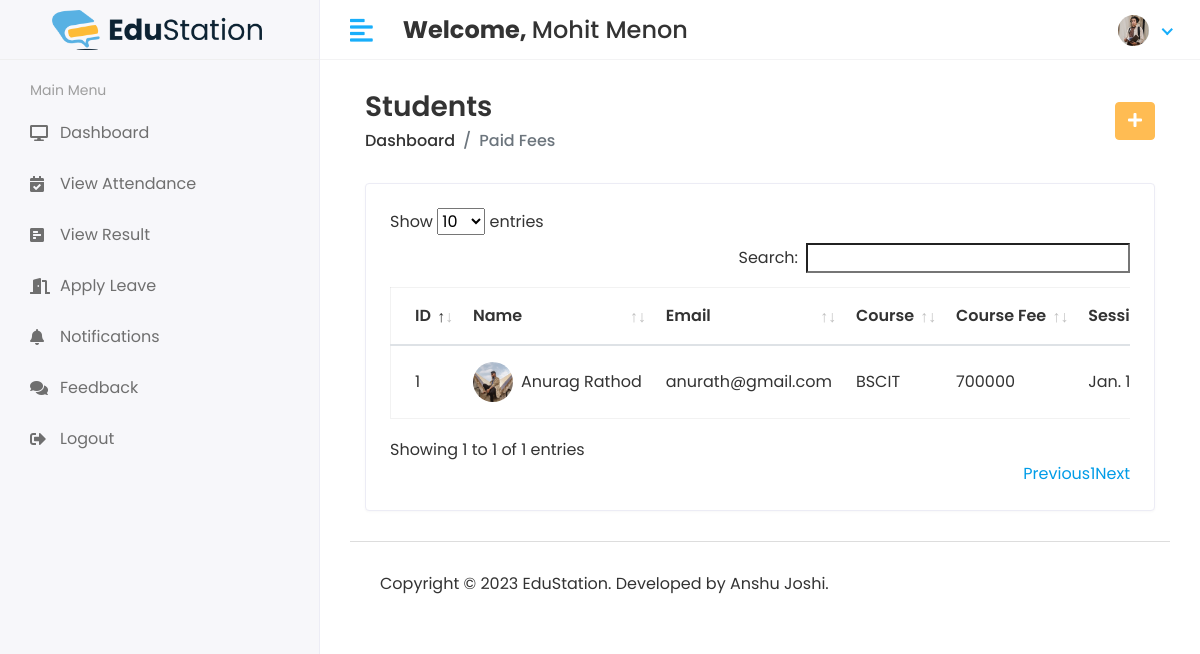
Page /HOD/Student/View_Paid (signed in) on the committed database.
### app/models.py (models this page shows, shortened)
class CustomUser(AbstractUser):
    user_type_data = (
        (1, "HOD"),
        (2, "Staff"),
        (3, "Student")
    )
    user_type = models.CharField(default=1, choices=user_type_data, max_length=10)
    profile_pic = models.ImageField(upload_to='media/profile_pic')

class Stud_Fee(models.Model):
    stud_id = models.ForeignKey(Students, on_delete=models.CASCADE, unique=True)
    fee_amount = models.IntegerField()
    fee_type = models.CharField(max_length=100)
    fee_ref = models.CharField(max_length=100)
    fee_stat = models.IntegerField(default=0)
    created_at = models.DateTimeField(auto_now_add=True)
    updated_at = models.DateTimeField(auto_now=True)

class Students(models.Model):
    id = models.AutoField(primary_key=True)
    admin = models.OneToOneField(CustomUser, on_delete=models.CASCADE)
    gender = models.CharField(max_length=50)
    address = models.TextField()
    course_id = models.ForeignKey(Courses, on_delete=models.DO_NOTHING, default=1)
    session_year_id = models.ForeignKey(SessionYearModel, on_delete=models.CASCADE)
    created_at = models.DateTimeField(auto_now_add=True)
    updated_at = models.DateTimeField(auto_now=True)
    objects = models.Manager()

class Courses(models.Model):
    id = models.AutoField(primary_key=True)
    course_name = models.CharField(max_length=255)
    course_fees = models.CharField(max_length=255)
    created_at = models.DateTimeField(auto_now_add=True)
    updated_at = models.DateTimeField(auto_now=True)
    objects = models.Manager()

class SessionYearModel(models.Model):
    id = models.AutoField(primary_key=True)
    session_start_year = models.DateField()
    session_end_year = models.DateField()
    objects = models.Manager()

### student_management_system/hodviews.py (the view)
# urls.py: path('HOD/Student/View_Paid', hodviews.VIEW_PAID, name='view_paid'),
@login_required(login_url='/')
def VIEW_PAID(request):
    fee_det = Stud_Fee.objects.all()
    context = {
        'fee_det': fee_det,
    }
    return render(request, 'hod/view_paid.html', context)

### templates/hod/view_paid.html (shortened to what this page needs)
{% extends 'base.html' %}
{% block main_content %}
<div class="content container-fluid">
               <div class="page-header">
                  <div class="row align-items-center">
                     <div class="col">
                        <h3 class="page-title">Students</h3>
                        <ul class="breadcrumb">
                           <li class="breadcrumb-item"><a href="index.html">Dashboard</a></li>
                           <li class="breadcrumb-item active">Paid Fees</li>
                        </ul>
                     </div>
                     <div class="col-auto text-right float-right ml-auto">
                        <a href="{% url 'collect_fees' %}" class="btn btn-primary"><i class="fas fa-plus"></i></a>
                     </div>
                  </div>
               </div>
               <div class="row">
                  <div class="col-sm-12">
                     <div class="card card-table">
                        <div class="card-body">
                           <div class="table-responsive">
                              <table class="table table-hover table-center mb-0 " id="table_id">
                                 <thead>
                                    <tr>
                                       <th>ID</th>
                                       <th>Name</th>
                                       <th>Email</th>
                                       <th>Course</th>
                                       <th>Course Fee</th>
                                       <th>Session</th>
                                    </tr>
                                 </thead>
                                 <tbody>
                                 {% for i in fee_det %}
                                    <tr>
                                       <td>{{i.id}}</td>
                                       <td>
                                          <h2 class="table-avatar">
                                             <a href="student-details.html" class="avatar avatar-sm mr-2"><img class="avatar-img rounded-circle" src="/{{i.stud_id.admin.profile_pic}}" alt="User Image"></a>
                                             <a href="student-details.html">{{i.stud_id.admin.first_name}}&nbsp;{{i.stud_id.admin.last_name}}</a>
                                          </h2>
                                       </td>
                                       <td>{{i.stud_id.admin.email}}</td>
                                       <td>{{i.stud_id.course_id.course_name}}</td>
                                       <td>{{i.stud_id.course_id.course_fees}}</td>
                                       <td>{{i.stud_id.session_year_id.session_start_year}} - {{i.stud_id.session_year_id.session_end_year}}</td>
                                        {% endfor %}
                                    </tr>
                                 </tbody>
                              </table>
                           </div>
                        </div>
                     </div>
                  </div>
               </div>
            </div>
{% endblock main_content%}

### templates/includes/header.html (shortened to what this page needs)
{% load static %}
<div class="main-wrapper">
         <div class="header">
            <div class="header-left">
               <a href="index.html" style="padding: 2rem;" class="logo">
               <img src="{% static 'assets/img/es-logo.png' %}" alt="Logo">
               </a>
            </div>
            <a href="javascript:void(0);" id="toggle_btn">
            <i class="fas fa-align-left"></i>
            </a>
            <div class="top-nav-search mt-3">
               <h4><strong>Welcome, </strong><span>{{user.first_name}} {{ user.last_name }}</span></h4>
            </div>
            <ul class="nav user-menu">
               <li class="nav-item dropdown has-arrow">
                  <a href="#" class="dropdown-toggle nav-link" data-toggle="dropdown">
                  <span class="user-img">
                     {% if user.profile_pic == "" %}
                        <span class="user-img"><img class="rounded-circle" src="{% static 'assets/img/noimg.png' %}" width="31" alt="User Image"></span>
                     {% else %}
                        <span class="user-img"><img class="rounded-circle" src="/{{user.profile_pic}}" width="31" alt="User Image"></span>
                     {% endif %}
                  </span>
                  </a>
               </li>
            </ul>
         </div>

### static/assets/css/style.css (style rules this page uses)
html { height: 100%; }
body { background-color: #fff; color: #333; font-family: 'Poppins', sans-serif; font-size: 1rem; height: 100%; line-height: 1.5; overflow-x: hidden; }
h1, h2, h3, h4, h5, h6 { font-family: 'Poppins', sans-serif; margin-top: 0; }
a { color: #009ce7; }
input, button, a { transition: all 0.4s ease; -moz-transition: all 0.4s ease; -o-transition: all 0.4s ease; -ms-transition: all 0.4s ease; -webkit-transition: all 0.4s ease; }
ul, ol { padding: 0px; list-style: none; }
.table { color: #333; max-width: 100%; margin-bottom: 0; width: 100%; }
.table.dataTable { border-collapse: collapse !important; border: 1px solid rgba(0, 0, 0, 0.05); }
table.table td h2 { display: inline-block; font-size: inherit; font-weight: 400; margin: 0; padding: 0; vertical-align: middle; }
table.table td h2.table-avatar { align-items: center; display: inline-flex; font-size: inherit; font-weight: 400; margin: 0; padding: 0; vertical-align: middle; white-space: nowrap; }
table.table td h2 a { color: #333; }
.table thead tr th { font-weight: 600; }
.table tbody tr { border-bottom: 1px solid rgba(0, 0, 0, 0.05); }
.table.table-center td, .table.table-center th { vertical-align: middle; }
.card-table .card-body .table > thead > tr > th { border-top: 0; }
.card-table .card-body .table tr td:first-child, .card-table .card-body .table tr th:first-child { padding-left: 1.5rem; }
.card-table .table td, .card-table .table th { border-top: 1px solid #e2e5e8; padding: 1rem 0.75rem; white-space: nowrap; }
.btn-primary { background-color: #FFBC53; border: 1px solid #FFBC53; }
.card { border: 1px solid #ececf5; box-shadow: 0 1px 3px 0 rgba(0, 0, 0, 0.03); margin-bottom: 1.875rem; }
.card-body { padding: 1.5rem; }
.avatar { position: relative; display: inline-block; width: 3rem; height: 3rem }
.avatar > img { width: 100%; height: 100%; -o-object-fit: cover; object-fit: cover; }
.avatar-sm { width: 2.5rem; height: 2.5rem; }
.header { background-color: #fff; border-bottom: 1px solid #f3f3f4; left: 0; position: fixed; right: 0; top: 0; z-index: 1001; height: 60px; }
.header .header-left { float: left; height: 60px; padding: 0 20px; position: relative; width: 320px; z-index: 1; transition: all 0.2s ease-in-out; background-color: #f7f7fa; border-bottom: 1px solid #efefef; border-right: 1px solid #ececf5; display: flex; align-items: center; }
.header .header-left .logo { display: inline-block; line-height: 60px; }
.header .header-left .logo img { max-height: 40px; width: auto; }
.header .dropdown-toggle:after { display: none; }
.header .has-arrow .dropdown-toggle:after { border-top: 0; border-left: 0; border-bottom: 2px solid #18aefa; border-right: 2px solid #18aefa; content: ''; height: 8px; display: inline-block; pointer-events: none; -webkit-transform-origin: 66% 66%; -ms-transform-origin: 66% 66%; transform-origin: 66% 66%; -webkit-transform: rotate(45deg); -ms-transform: rotate(45deg); transform: rotate(45deg); -webkit-transition: all 0.15s ease-in-out; transition: all 0.15s ease-in-out; width: 8px; vertical-align: 0px; }
.user-menu { float: right; margin: 0; position: relative; z-index: 99; padding-right: 15px; }
.user-menu.nav > li > a { color: #a0a0a0; font-size: 14px; line-height: 58px; padding: 0 15px; height: 60px; }
.user-img { margin-right: 3px; position: relative; }
.top-nav-search { float: left; margin-left: 15px; }
.main-wrapper { width: 100%; height: 100vh; min-height: 100vh; }
.page-header { margin-bottom: 1.875rem; }
.page-header .breadcrumb { background-color: transparent; color: #6c757d; font-size: 1rem; font-weight: 500; margin-bottom: 0; padding: 0; }
.page-header .breadcrumb a { color: #333; }
.page-title { font-size: 28px; font-weight: 600; color: #333; margin-bottom: 5px; }
@media (min-width: 992px) { #toggle_btn { align-items: center; color: #18aefa; display: inline-flex; float: left; font-size: 26px; height: 60px; justify-content: center; margin-left: 15px; padding: 0 15px; } }

### rows in the picture
CustomUser: first_name "Mohit", last_name "Menon", profile_pic (picture)
Stud_Fee: id "1", stud_id.admin.profile_pic (picture), stud_id.admin.first_name "Anurag", stud_id.admin.last_name "Rathod", stud_id.admin.email "anurath@gmail.com", stud_id.course_id.course_name "BSCIT", stud_id.course_id.course_fees "700000", stud_id.session_year_id.session_start_year "Jan.…"
